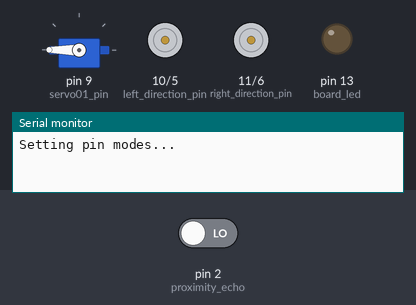
Recording of a sketch running on a simulated Arduino Uno, built with avr-gcc and run on an emulated ATmega328P. On the bench: servo, direction and speed pins drawn as motors (green arrow = direction pin HIGH = forward, orange = LOW = backward, longer = more drive), output pins drawn as LEDs (lit = HIGH), the last lines printed to the serial monitor. Inputs (shaded band) come from the test bench; at power-on: pin 2 (proximity_echo) LOW. Pins used as bus, display or sensor lines are not drawn.

Above: at 0.1 s.
At 3.1 s:
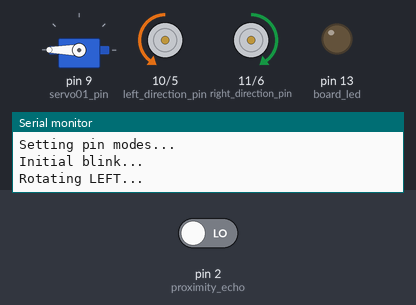
At 6.1 s:
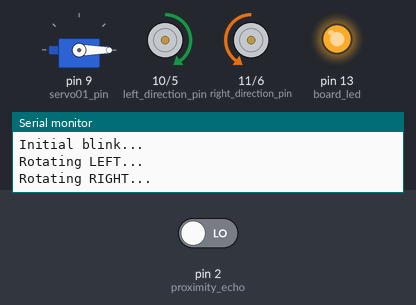
At 9.1 s:
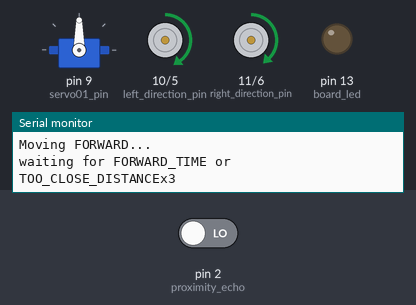
At 19.82 s:
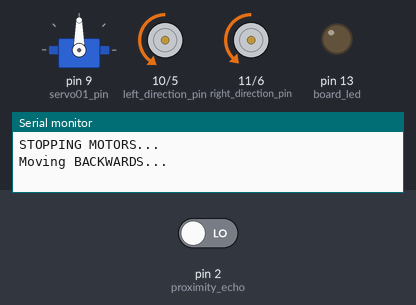
At 32.21 s:
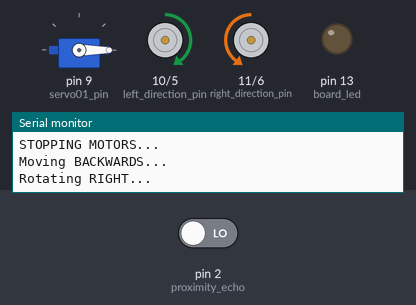
Timing chart, 0 to 33.8 s (numbered marks = the images above):
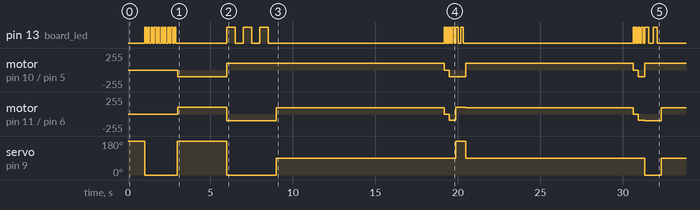

Measured:
- by itself, pin 13 (board_led): HIGH → LOW at 1.1 s, → HIGH 0.10 s later, → LOW 0.10 s later, → HIGH 0.10 s later, … (53 changes in this stretch)
- by itself, servo on pin 9 (servo01_pin): 180° → 0° at 1.0 s, → 180° 2.0 s later, → 0° 3.0 s later, → 90° 3.0 s later, … (8 changes in this stretch)
- by itself, motor on pin 10 (left_direction_pin) / pin 5 (left_speed_pin): stopped → backward 100/255 at 3.0 s, → forward 100/255 3.0 s later, → stopped 13.2 s later, → backward 100/255 0.30 s later, … (8 changes in this stretch)
- by itself, motor on pin 11 (right_direction_pin) / pin 6 (right_speed_pin): stopped → forward 100/255 at 3.0 s, → backward 100/255 3.0 s later, → forward 91/255 3.0 s later, → stopped 10.2 s later, … (11 changes in this stretch)

The sketch:

_04_s4a_edu_ff_and_t_proximity.ino
```cpp
// (licence header left out)
#define board_led            13
#define left_speed_pin        5
#define right_speed_pin       6
#define servo01_pin           9
#define left_direction_pin   10
#define right_direction_pin  11
#define proximity_echo        2
#define proximity_trigger    12
#define MOTOR_LEFT           "L"
#define MOTOR_RIGHT          "R"
#define MOTOR_DIRECTION_FORWARD  1
#define MOTOR_DIRECTION_BACKWARDS 0
#define FORWARD_TIME          10000
#define TOO_CLOSE_DISTANCE    6
#define MOTOR_RIGHT_FW_SPEED 91
#define MOTOR_LEFT_FW_SPEED  100
#define MOTOR_RIGHT_BW_SPEED 91
#define MOTOR_LEFT_BW_SPEED  100
#define ROTATE_TIME 150

#include <Servo.h>

Servo servo1;

// the setup function runs once when you press reset or power the board
void setup() {
  // initialize digital pin 13 as an output.
  Serial.begin(9600);
  while(!Serial){
    ; // wait for serial port to connect. Needed for native USB port only
  }

  Serial.println("Setting pin modes...");
  pinMode(board_led, OUTPUT);
  pinMode(left_speed_pin, OUTPUT);
  pinMode(right_speed_pin, OUTPUT);
  pinMode(left_direction_pin, OUTPUT);
  pinMode(right_direction_pin, OUTPUT);

  pinMode(servo01_pin, OUTPUT);
  servo1.attach(servo01_pin);
  servo1.write(180);
  delay(1000);
  servo1.write(0);

  pinMode(proximity_trigger, OUTPUT);
  pinMode(proximity_echo, INPUT);

  Serial.println("Initial blink...");
  doBlink(10, 100);

  rotateLeft();
  delay(3000);
  rotateRight();
  doBlink(3, 500);


  Serial.println("SETUP COMPLETE");
}

long limitMillis = 0;
int distance = 0;
int tooCloseDetected = 0;
// the loop function runs over and over again forever
void loop() {
  limitMillis = millis() + FORWARD_TIME;
  moveForward();

  tooCloseDetected = 0;
  Serial.println("waiting for FORWARD_TIME or TOO_CLOSE_DISTANCEx3");
  while (millis() < limitMillis){
    distance = getDistance();
    if(distance < TOO_CLOSE_DISTANCE && distance > 0){
      Serial.println("Too Close Detected!");
      tooCloseDetected ++;
      if(tooCloseDetected>=3) {
        Serial.println("Too Close Detected 3 times!");
        break;
      }
    }
  }

  stopMotors();
  doBlink(3, 50);
  moveBackwards();
  doBlink(2,100);
  rotateLeft();
  doBlink(2, ROTATE_TIME);

  limitMillis = millis() + FORWARD_TIME;
  moveForward();

  tooCloseDetected = 0;
  Serial.println("waiting for FORWARD_TIME or TOO_CLOSE_DISTANCEx3");
  while (millis() < limitMillis){
    distance = getDistance();
    if(distance < TOO_CLOSE_DISTANCE && distance > 0){
      Serial.println("Too Close Detected!");
      tooCloseDetected++ ;
      if(tooCloseDetected>=3) {
        Serial.println("Too Close Detected 3 times!");
        break;
      }
    }
  }

  stopMotors();
  doBlink(3, 50);
  moveBackwards();
  doBlink(2,100);
  rotateRight();
  doBlink(2, 250);
}

/*
 * motor: "L" for left and "R" for Right
 * direction: 1 for Forward, 0 for Backwards
 * speed: percentage 0-100 for speed of the motor
 */

void setMotor(String motor, int motorDirection, int motorSpeed){
  if(motor==MOTOR_RIGHT){
    digitalWrite(right_direction_pin, motorDirection);
    analogWrite(right_speed_pin, motorSpeed);
  }

  if(motor==MOTOR_LEFT){
    digitalWrite(left_direction_pin, motorDirection);
    analogWrite(left_speed_pin, motorSpeed);
  }
}

void moveForward(){
  servo1.write(90);
  Serial.println("Moving FORWARD...");
  setMotor(MOTOR_LEFT, MOTOR_DIRECTION_FORWARD, MOTOR_LEFT_FW_SPEED);
  setMotor(MOTOR_RIGHT, MOTOR_DIRECTION_FORWARD, MOTOR_RIGHT_FW_SPEED);
}

void moveBackwards(){
  servo1.write(90);
  Serial.println("Moving BACKWARDS...");
  setMotor(MOTOR_LEFT, MOTOR_DIRECTION_BACKWARDS, MOTOR_LEFT_BW_SPEED);
  setMotor(MOTOR_RIGHT, MOTOR_DIRECTION_BACKWARDS, MOTOR_RIGHT_BW_SPEED);
}

void rotateRight(){
  servo1.write(0);
  Serial.println("Rotating RIGHT...");
  setMotor(MOTOR_LEFT,  MOTOR_DIRECTION_FORWARD, 100);
  setMotor(MOTOR_RIGHT, MOTOR_DIRECTION_BACKWARDS, 100);
}
void rotateLeft(){
  servo1.write(180);
  Serial.println("Rotating LEFT...");
  setMotor(MOTOR_LEFT,  MOTOR_DIRECTION_BACKWARDS, 100);
  setMotor(MOTOR_RIGHT, MOTOR_DIRECTION_FORWARD, 100);
}

void stopMotors(){
  servo1.write(90);
  Serial.println("STOPPING MOTORS...");
  setMotor(MOTOR_LEFT, MOTOR_DIRECTION_FORWARD, 0);
  setMotor(MOTOR_RIGHT, MOTOR_DIRECTION_FORWARD, 0);
}

// Returns proximity distance in CM
int getDistance(){
  digitalWrite(proximity_trigger, HIGH);
  delay(15);
  digitalWrite(proximity_trigger,LOW);
  int duration = pulseIn(proximity_echo, HIGH);
  int distance = (duration/2) / 29.1;
  return distance;
}

//USE THIS AS HUMANCOMMUNICATION MECHANISM
void doBlink(int times, int delayTime){
  for(int i=0; i<times; i++){
    digitalWrite(board_led, HIGH);   // turn the LED on (HIGH is the voltage level)
    delay(delayTime);              // wait for a second
    digitalWrite(board_led, LOW);    // turn the LED off by making the voltage LOW
    delay(delayTime);              // wait for a second
  }
}
```
